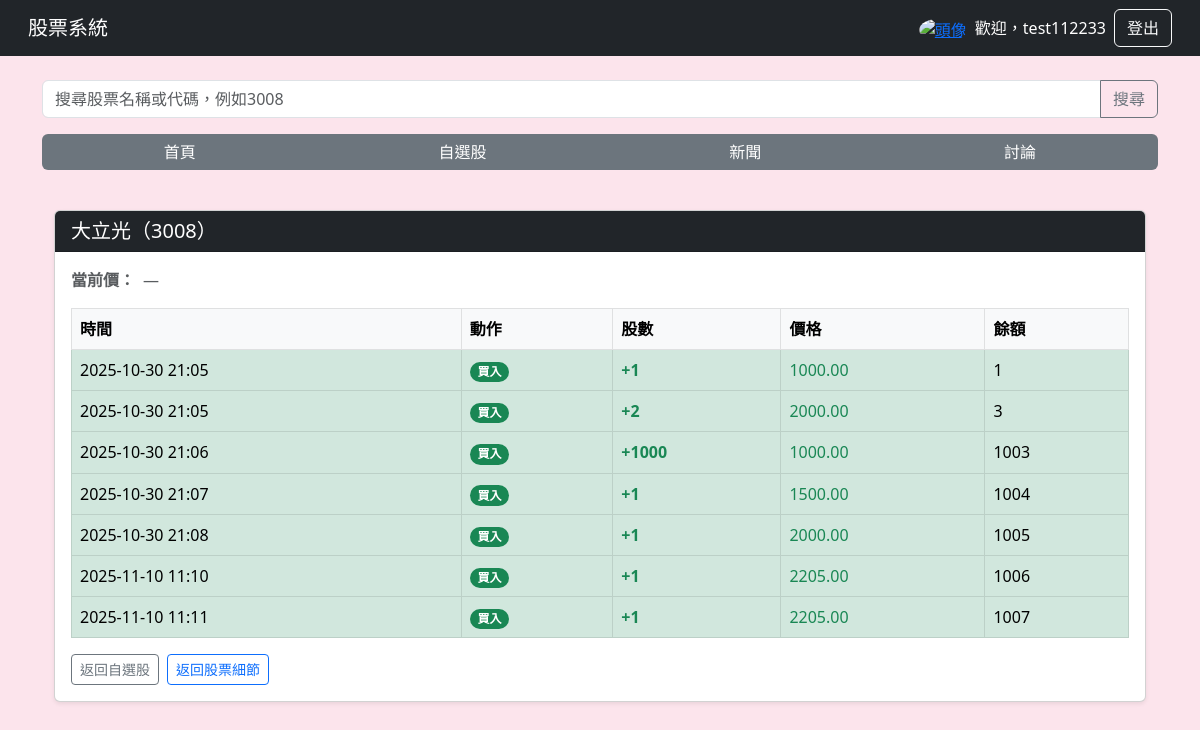
/watchlist/3008/history/ (signed in), run on an earlier commit of the app's database.
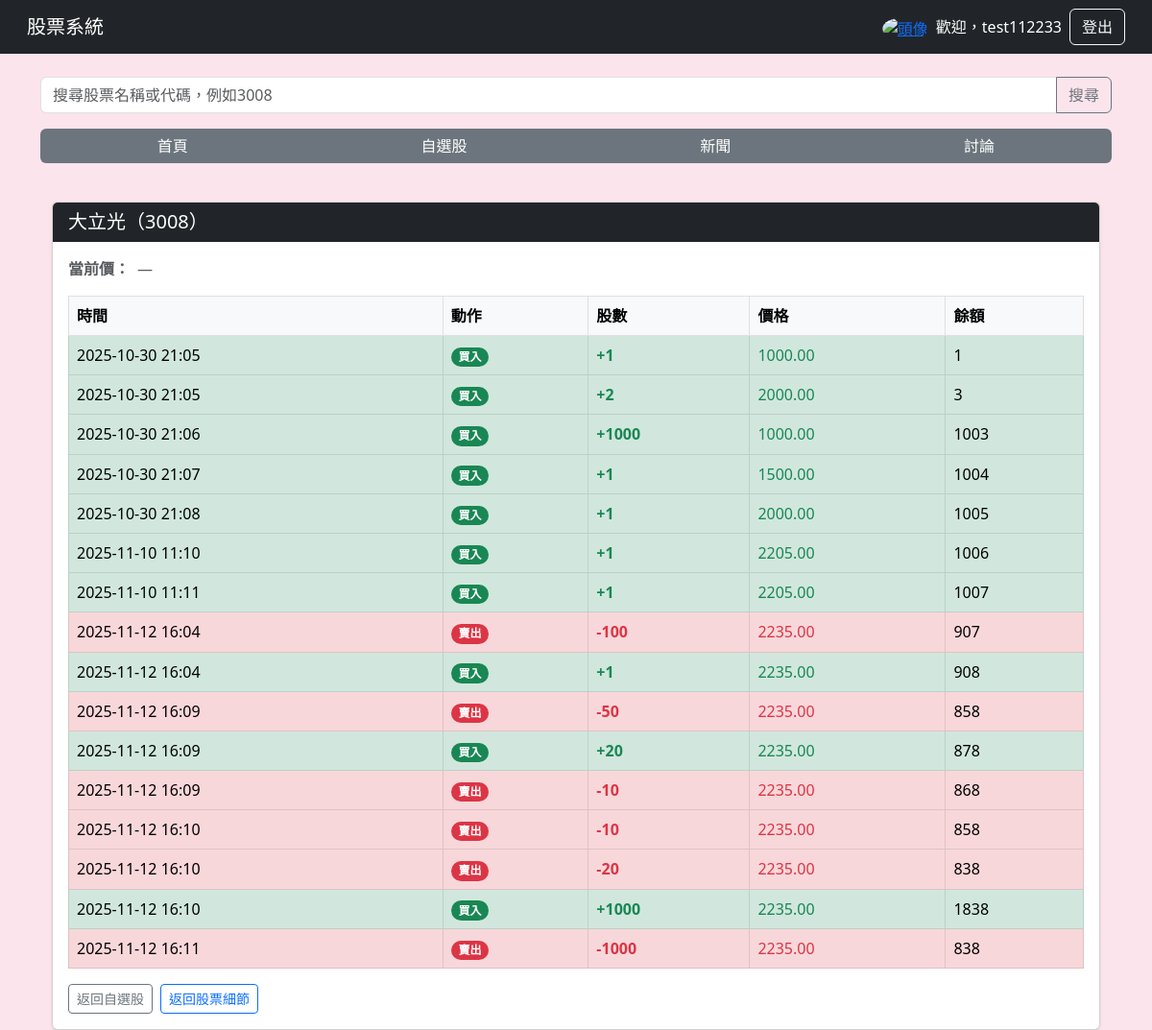
And on a later commit of the database.
### main/models.py (models this page shows, shortened)
class StockSnapshot(models.Model):
    code = models.CharField(max_length=10, db_index=True)
    name = models.CharField(max_length=50, null=True, blank=True)
    price = models.DecimalField(max_digits=12, decimal_places=2, null=True, blank=True)
    shares = models.BigIntegerField(null=True, blank=True)
    market_cap = models.DecimalField(max_digits=20, decimal_places=2, null=True, blank=True)
    pe = models.DecimalField(max_digits=10, decimal_places=2, null=True, blank=True)
    dividend_yield = models.DecimalField(max_digits=6, decimal_places=2, null=True, blank=True)
    created_at = models.DateTimeField(auto_now_add=True)

class BuyRecord(models.Model):
    user = models.ForeignKey(User, on_delete=models.CASCADE)
    stock_code = models.CharField(max_length=10, null=True, blank=True)
    quantity = models.IntegerField()
    price = models.DecimalField(max_digits=10, decimal_places=2)
    created_at = models.DateTimeField(auto_now_add=True)
    class Meta:
        constraints = [
            models.CheckConstraint(
                check=~Q(quantity=0), name="buyrecord_quantity_nonzero"
            ),
        ]

### main/views.py (the view, shortened to what this page needs)
# urls.py: path("watchlist/<str:stock_code>/history/", views.trade_history, name="trade_history"),
@login_required
def trade_history(request, stock_code):
    user = request.user
    code = str(stock_code)
    records_qs = (BuyRecord.objects
                  .filter(user=user, stock_code=code)
                  .order_by("created_at"))
    running_qty = 0
    records = []
    for r in records_qs:
        action = "BUY" if r.quantity >= 0 else "SELL"
        running_qty += r.quantity
        records.append({
            "created_at": r.created_at,
            "action": action,
            "quantity": abs(r.quantity),
            "price": r.price,
            "balance": running_qty
        })
    try:
        current_price = get_current_price_now(code)
    except Exception:
        current_price = None
    snap = (StockSnapshot.objects
            .filter(code=code)
            .order_by("-created_at")
            .first())
    stock_name = snap.name if snap and snap.name else code
    return render(request, "trade_history.html", {
        "stock_code": code,
        "stock_name": stock_name,
        "records": records,
        "current_price": current_price
    })

### templates/trade_history.html (shortened to what this page needs)
{% extends "base.html" %}
{% block content %}
<div class="container mt-3">
  <div class="card shadow-sm">
    <div class="card-header bg-dark text-white">
      <h5 class="mb-0">{{ stock_name }}（{{ stock_code }}）</h5>
    </div>
    <div class="card-body p-3">
      <div class="d-flex align-items-baseline mb-3">
        <span class="fw-semibold text-muted me-2">當前價：</span>
        {% if current_price %}
          <span class="fs-5 fw-bold text-dark">{{ current_price }}</span><span class="ms-1">元</span>
        {% else %}
          <span class="text-muted">—</span>
        {% endif %}
      </div>
      <table class="table table-bordered mb-0">
        <thead class="table-light">
          <tr><th>時間</th><th>動作</th><th>股數</th><th>價格</th><th>餘額</th></tr>
        </thead>
        <tbody>
        {% for r in records %}
            <tr class="{% if r.action == 'BUY' %}table-success{% else %}table-danger{% endif %}">
            <td>{{ r.created_at|date:"Y-m-d H:i" }}</td>
            <td>
                {% if r.action == 'BUY' %}
                <span class="badge rounded-pill text-bg-success">買入</span>
                {% else %}
                <span class="badge rounded-pill text-bg-danger">賣出</span>
                {% endif %}
            </td>
            <td class="fw-semibold {% if r.action == 'BUY' %}text-success{% else %}text-danger{% endif %}">
                {% if r.action == 'BUY' %}+{% else %}-{% endif %}{{ r.quantity }}
            </td>
            <td class="{% if r.action == 'BUY' %}text-success{% else %}text-danger{% endif %}">
                {{ r.price }}
            </td>
            <td>{{ r.balance }}</td>
            </tr>
        {% empty %}
            <tr><td colspan="5" class="text-center text-muted">尚無紀錄</td></tr>
        {% endfor %}
        </tbody>
      </table>
        <div class="mt-3 d-flex gap-2">
        <a href="{% url 'my_watchlist' %}" class="btn btn-outline-secondary btn-sm">
            返回自選股
        </a>
        <a href="{% url 'stock_detail' stock_code=stock_code %}" class="btn btn-outline-primary btn-sm">
            返回股票細節
        </a>
        </div>
    </div>
  </div>
</div>
{% endblock %}

What changed in the data, as far as the page shows it:
added BuyRecord: created_at "2025-11-12 16:04", price "2235.00"
added BuyRecord: created_at "2025-11-12 16:04", price "2235.00"
added BuyRecord: created_at "2025-11-12 16:09", price "2235.00"
added BuyRecord: created_at "2025-11-12 16:09", price "2235.00"
added BuyRecord: created_at "2025-11-12 16:09", price "2235.00"
added BuyRecord: created_at "2025-11-12 16:10", price "2235.00"
added BuyRecord: created_at "2025-11-12 16:10", price "2235.00"
added BuyRecord: created_at "2025-11-12 16:10", price "2235.00"
added BuyRecord: created_at "2025-11-12 16:11", price "2235.00"
Also different on the page:
new list line: "賣出 - 100 907"
new list line: "買入 + 1 908"
new list line: "賣出 - 50 858"
new list line: "買入 + 20 878"
new list line: "賣出 - 10 868"
new list line: "賣出 - 10 858"
new list line: "賣出 - 20 838"
new list line: "買入 + 1000 1838"
new list line: "賣出 - 1000 838"
